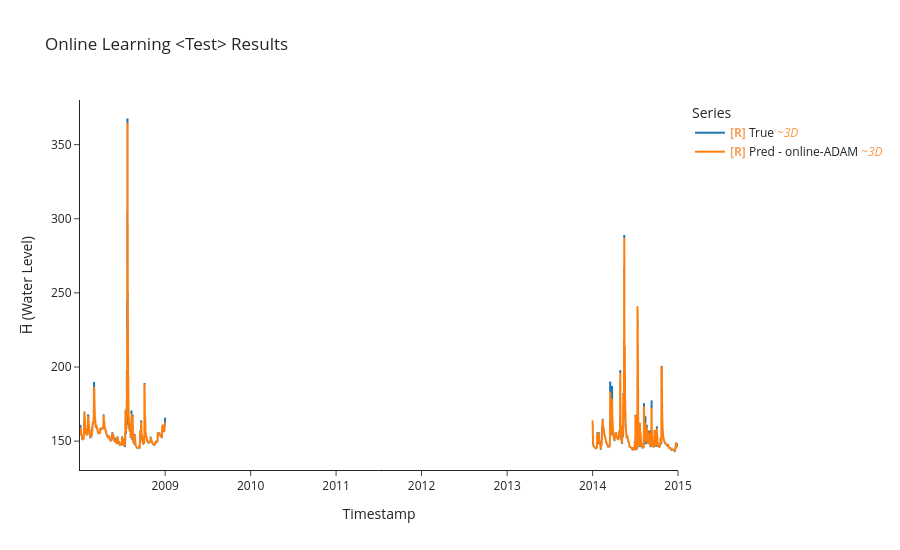

Source (notebook cell):
### Code cell
# evaluation on test set
y_true_test, y_pred_test, time_indices_test = uf.model_evaluate_with_norm(model,criterion, test_ds, test_df.index,
                                                                 LOOKBACK, HORIZON, BATCH_SIZE)
uf.calculate_metrics_and_plot({"online-ADAM": (y_true_test, y_pred_test, time_indices_test)},
                              plot_title = 'Online Learning <Test> Results',
                              export_metrics= True,
                              export_html= True,
                              export_file_name='results/testing/online/Online Learning MLP test')
# Save predictions to CSV files to be used later in Experiments
uf.export_results_to_csv({"MLP": (y_true_test, y_pred_test,time_indices_test)}, 
                         "results/testing/predictions_vs_true/online")

### Figure 1 — Plotly figure (JSON) as saved in the notebook; plotly's stock layout.template omitted (floating-point values rounded to 4 significant figures; data arrays with more than 128 entries replaced by an {"elided": "..."} marker saying what was removed)
{"data": [{"hovertemplate": "Legend=True<br>Timestamp=%{x}<br>H̅ (Water Level)=%{y}<extra></extra>", "legendgroup": "True", "line": {"color": "#1f77b4", "dash": "solid", "width": 2}, "marker": {"symbol": "circle"}, "mode": "lines", "name": "<b style=\"color:sandybrown\">[R]</b> True <i style=\"color:#fc9944\">~3D</i>", "showlegend": true, "type": "scattergl", "uid": "10662483-17b3-4a94-a878-1aac40a4d1b1", "x": {"elided": "1001 str values"}, "xaxis": "x", "y": {"elided": "1001 float values"}, "yaxis": "y"}, {"hovertemplate": "Legend=Pred - online-ADAM<br>Timestamp=%{x}<br>H̅ (Water Level)=%{y}<extra></extra>", "legendgroup": "Pred - online-ADAM", "line": {"color": "#ff7f0e", "dash": "solid", "width": 2}, "marker": {"symbol": "circle"}, "mode": "lines", "name": "<b style=\"color:sandybrown\">[R]</b> Pred - online-ADAM <i style=\"color:#fc9944\">~3D</i>", "showlegend": true, "type": "scattergl", "uid": "89eae71b-5c50-46de-ad87-248499159285", "x": {"elided": "1001 str values"}, "xaxis": "x", "y": {"elided": "1001 float values"}, "yaxis": "y"}], "layout": {"height": 550, "legend": {"title": {"text": "Series"}, "tracegroupgap": 0}, "title": {"text": "Online Learning <Test> Results"}, "xaxis": {"anchor": "y", "domain": [0, 1], "title": {"text": "Timestamp"}}, "yaxis": {"anchor": "x", "domain": [0, 1], "title": {"text": "H̅ (Water Level)"}}}}
